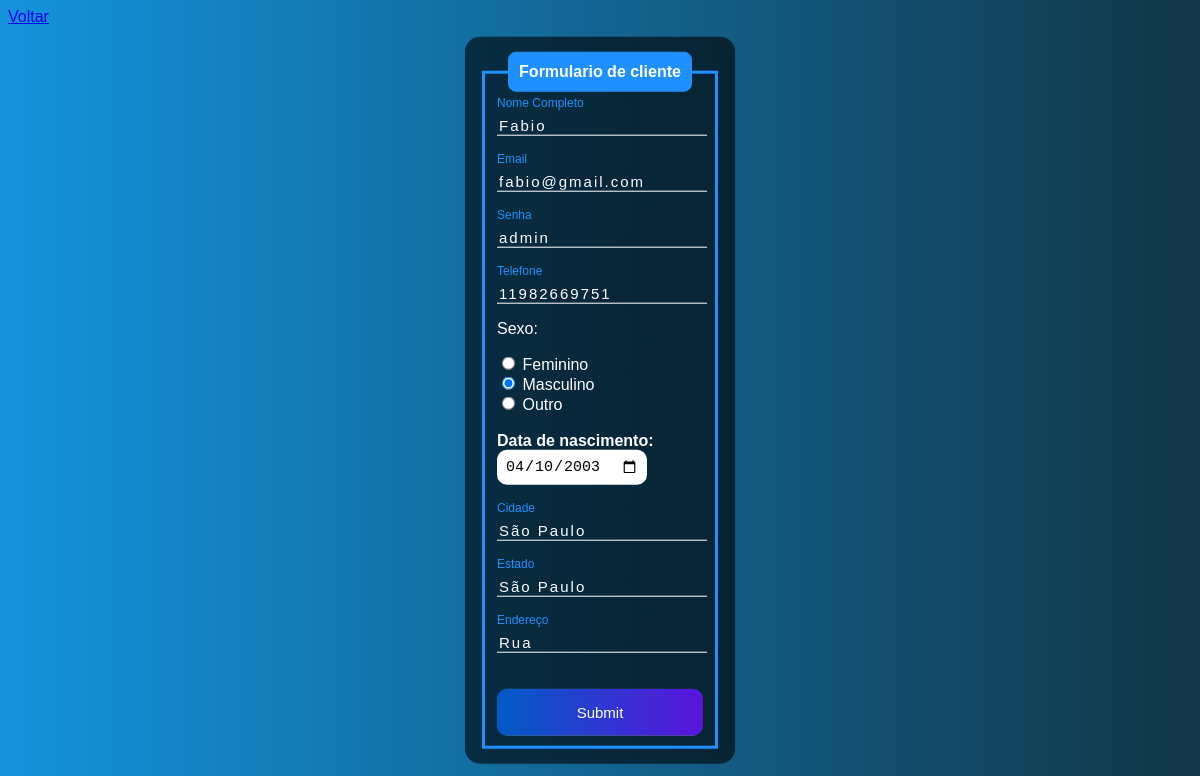
/edit.php?id=5, run on the app's committed database.
### tables this page shows
CREATE TABLE `usuarios` (
  `id` int(11) NOT NULL,
  `nome` varchar(30) NOT NULL,
  `email` varchar(45) NOT NULL,
  `senha` varchar(45) NOT NULL,
  `telefone` varchar(11) NOT NULL,
  `sexo` varchar(15) NOT NULL,
  `endereco` varchar(45) NOT NULL,
  `data_nasc` date NOT NULL,
  `estado` varchar(45) NOT NULL,
  `cidade` varchar(45) NOT NULL
);

### edit.php (the view, shortened to what this page needs)
<?php
    if(!empty($_GET['id'])){
        include_once('config.php');
        $id = $_GET['id'];
        $sqlSelect = "SELECT * FROM usuarios WHERE id=$id";
        $result = $conexao->query($sqlSelect);
        if($result ->num_rows > 0){
            while($user_data = mysqli_fetch_assoc($result)){
            $nome = $user_data['nome'];
            $email = $user_data['email'];
            $senha = $user_data['senha'];
            $telefone = $user_data['telefone'];
            $sexo = $user_data['sexo'];
            $endereco = $user_data['endereco'];
            $data_nasc = $user_data['data_nasc'];
            $estado = $user_data['estado'];
            $cidade = $user_data['cidade'];
            }
        }
        else
        {
            header('Location: sistema.php');
        }
    }else{
        header('Location: sistema.php');
    }
?>
<!DOCTYPE html>
<html lang="en">
<head>
    <link rel="stylesheet" href="css/edit.css">
</head>
<body>
<a href="sistema.php">Voltar</a>
    <div class="box">
        <form action="saveEdit.php" method="post">
            <fieldset>
                <legend><b>Formulario de cliente</b></legend>
                <br>
                <div class="inputBox">
                    <input type="text" name="nome" id="nome" value="<?php  echo $nome?>" class="inputUser" required>
                    <label for="nome" class="labelInput">Nome Completo</label>
                </div>
                <br><br>
                <div class="inputBox">
                    <input type="text" name="email" id="email" value="<?php  echo $email?>" class="inputUser" required>
                    <label for="email" class="labelInput">Email</label>
                </div>
                <br><br>
                <div class="inputBox">
                    <input type="text" name="senha" id="senha" value="<?php  echo $senha?>" class="inputUser" required>
                    <label for="senha" class="labelInput">Senha</label>
                </div>
                <br><br>
                <div class="inputBox">
                    <input type="tel" name="telefone" id="telefone" value="<?php  echo $telefone?>" class="inputUser" required>
                    <label for="telefone" class="labelInput">Telefone</label>
                </div>
                <p>Sexo:</p>
                <input type="radio" id="feminino" name="genero" value="feminino" <?php echo ($sexo == 'feminino') ? 'checked' : '';?> required>
                <label for="feminino">Feminino</label>
                <br>
                <input type="radio" id="masculino" name="genero" value="masculino" <?php echo ($sexo == 'masculino') ? 'checked' : '';?> required>
                <label for="masculino">Masculino</label>
                <br>
                <input type="radio" id="outro" name="genero" value="outro" <?php echo ($sexo == 'outro') ? 'checked' : '';?> required>
                <label for="outro">Outro</label>
                <br>
                <br>
                    <label for="data_nascimento"><b>Data de nascimento:</b> </label>
                    <input type="date" name="data_nascimento" id="data_nascimento" value="<?php  echo $data_nasc?>" required>
                <br><br><br>
                <div class="inputBox">
                    <input type="text" name="cidade" id="cidade" value="<?php  echo $cidade?>" class="inputUser" required>
                    <label for="cidade" class="labelInput">Cidade</label>
                </div>
                <br><br>
                <div class="inputBox">
                    <input type="text" name="estado" id="estado" value="<?php  echo $estado?>" class="inputUser" required>
                    <label for="estado" class="labelInput">Estado</label>
                </div>
                <br><br>
                <div class="inputBox">
                    <input type="text" name="endereco" id="endereco" value="<?php  echo $endereco?>" class="inputUser" required>
                    <label for="endereco" class="labelInput">Endereço</label>
                </div>
                <br><br>
                <input type="submit" name="update" id="update">
            </fieldset>
        </form>
    </div>
</body>
</html>

### css/edit.css (style rules this page uses)
body { font-family: Arial, Helvetica, sans-serif; background-image: linear-gradient(to right, rgb(20,147,220), rgb(17,54,71)); }
.box { position: absolute; top: 50%; left: 50%; transform: translate(-50%, -50%); background-color: rgba(0, 0, 0, 0.6); padding: 15px; border-radius: 15px; width: 20%; color: white; }
fieldset { border: 3px solid dodgerblue; }
legend { border: 1px solid dodgerblue; padding: 10px; text-align: center; background-color: dodgerblue; border-radius: 8px; }
.inputBox { position: relative; }
.inputUser { background: none; border: none; border-bottom: 1px solid white; outline: none; color: white; font-size: 15px; width: 100%; letter-spacing: 2px; }
.labelInput { position: absolute; top: 0px; left: 0px; pointer-events: none; transition: .5px; }
.inputUser:focus ~ .labelInput, .inputUser:valid ~ .labelInput { top: -20px; font-size: 12px; color: dodgerblue; }
#data_nascimento { border: none; padding: 8px; border-radius: 10px; outline: none; font-size: 15px; }
#update { background-image: linear-gradient(to right, rgb(0,92,197), rgb(90,20,220)); width: 100%; border: none; padding: 15px; color: white; font-size: 15px; cursor: pointer; border-radius: 10px; }

### data on the page
usuarios: nome "Fabio", email "fabio@gmail.com", senha "admin", telefone "11982669751", sexo "☐ Feminino", sexo "☑ Masculino", sexo "☐ Outro", data_nascimento "04/10/2003", cidade "São Paulo", estado "São Paulo", endereco "Rua"
